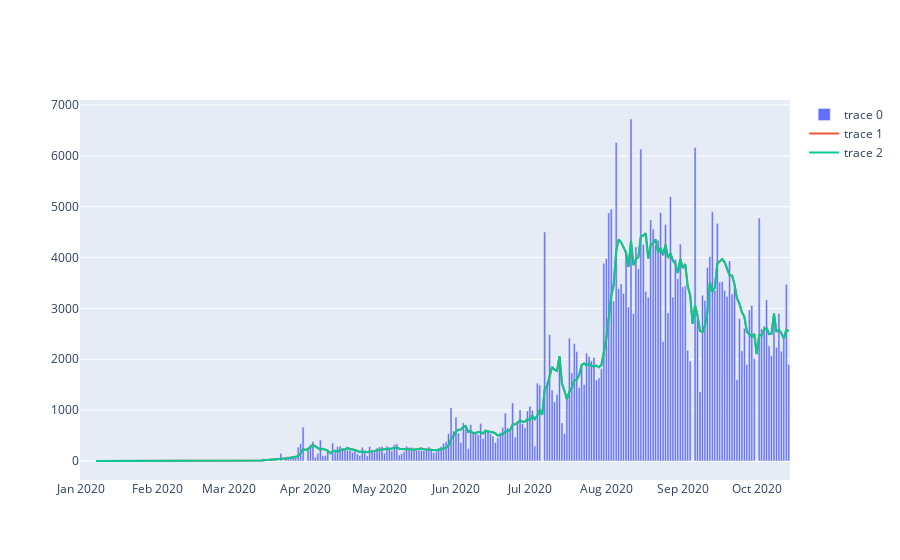

Notebook cell for this chart:
### Code cell
moving_avg = data['new_cases'].rolling(window=7).mean().to_list()
fig.add_trace(go.Scatter(x=case_dates, y=moving_avg, mode="lines"))
fig.show()
fig.write_image("fig2.png")

### Figure 1 — Plotly figure (JSON) as saved in the notebook; plotly's stock layout.template omitted (floating-point values rounded to 4 significant figures; data arrays with more than 128 entries replaced by an {"elided": "..."} marker saying what was removed)
{"data": [{"type": "bar", "x": {"elided": "288 str values"}, "y": {"elided": "288 int values"}}, {"mode": "lines", "type": "scatter", "x": {"elided": "288 str values"}, "y": {"elided": "288 float values"}}, {"mode": "lines", "type": "scatter", "x": {"elided": "288 str values"}, "y": {"elided": "288 float values"}}], "layout": {}}
